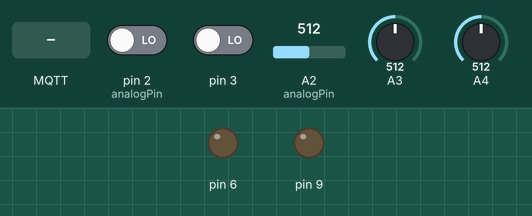
A sketch run on a simulated Arduino Uno, built with avr-gcc and run on an emulated ATmega328P. On the bench: output pins drawn as LEDs (lit = HIGH). Inputs (shaded band) come from the test bench; at power-on: pin 2 (analogPin) LOW, pin 3 LOW, A2 (analogPin) = 512, A3 = 512, A4 = 512. WiFi joins after 1.5 s; servers stay silent unless stated; no MQTT or app messages arrive unless stated; what the sketch prints to the serial monitor is not drawn.

Above: at 2.7 s.
2.8 s: MQTT message "1" arrives on the first subscribed topic
At 3.8 s:
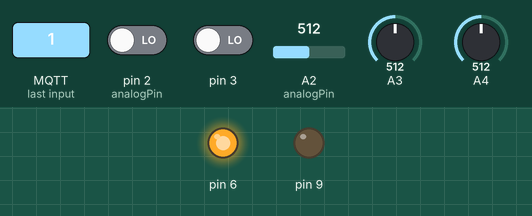
4.5 s: MQTT message "2" arrives on the first subscribed topic
At 5.4 s:
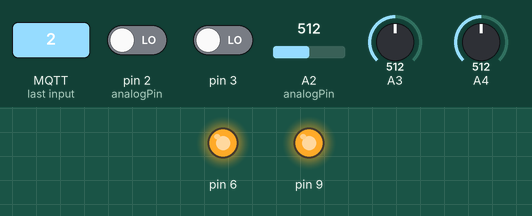
6.0 s: MQTT message "0" arrives on the first subscribed topic
At 6.9 s:
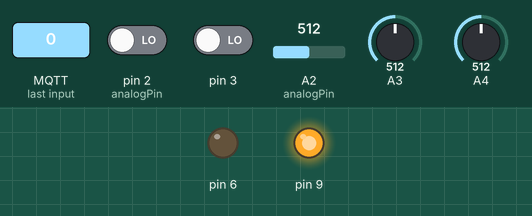
7.5 s: MQTT message "3" arrives on the first subscribed topic
At 8.4 s:
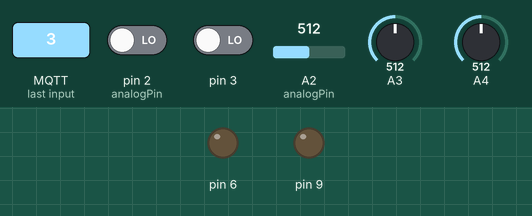
Timing chart, 0 to 10.0 s (numbered marks = the images above; inputs shaded):
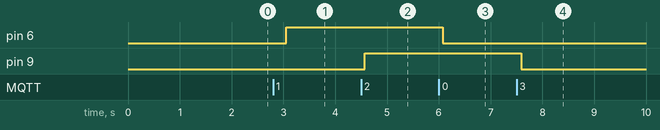

Measured:
- after the input at 2.8 s, pin 6: LOW → HIGH after 0.26 s
- after the input at 4.5 s, pin 9: LOW → HIGH after 0.07 s
- after the input at 6.0 s, pin 6: HIGH → LOW after 0.08 s
- after the input at 7.5 s, pin 9: HIGH → LOW after 0.09 s

The sketch:

MQTT_Ethernet_Completo.ino
```cpp
#include <Ethernet.h>
#include <PubSubClient.h>


// Direccion MAC
byte mac[] = { 0xDE, 0xAD, 0xBE, 0xEF, 0xFE, 0xED };

// IP del servidor
//IPAddress mqtt_server (5,196,95,208); // test.mosquito.org
IPAddress mqtt_server (192, 168, 0, 103);

// topicName es el Topic con el que trabajamos para publicar la informacion del canal
// analogico 2, que en este ejemplo, lo suponemos conectado a un sensor de temperatura
const char* topicName = "temperatura";

// tema es el topic que usaremos para suscribir a un estado encendido/apagado de una
// llave en la aplicacion Android IoT MQTT
const char* tema="estado";

// declaraciones de un objeto "ethClient" como cliente Ethernet para utilizar el shield Ethernet y
// el objeto "client" sobre la conexion Ethernet como nodo publicador IoT
EthernetClient ethClient;
PubSubClient client(ethClient);

int analogPin = 2;
int val = 0;


void setup()
{
  // Configuracion del puerto serie para reportar sobre el monitor del IDE de Arduino
  // si se establecio la configuracion Ethernet
  Serial.begin(9600);
  if (Ethernet.begin(mac) == 0) {
    Serial.println("Failed to configure Ethernet using DHCP");
     }

 // Configuracion de los pines de entrada y salida digital que se utilizaran
   pinMode(2,INPUT);
    pinMode(3,INPUT);
    pinMode(6,OUTPUT);
    pinMode(9,OUTPUT);

 // Configuracion del servidor (MQTT Broker) y el evento callback como suscriptor
  client.setServer(mqtt_server, 1883);
  client.setCallback(callback);
  }

void callback(char* tema, byte* payload, unsigned int length)
    {
 // como se espera informacion como texto ascii se comprueba la llegada del ascii del numero 0
 // o el numero 1, para apagar o encender el led en el pin 6, respectivamente
     if (payload[0]==49)
              {
                digitalWrite(6,1);
              }
          else if (payload[0]==48){
                digitalWrite(6,0);
              }

if (payload[0]==50)
              {
                digitalWrite(9,1);
              }
          else if (payload[0]==51){
                digitalWrite(9,0);
              }
    }
void loop()
{
  if (!client.connected()) {
    Serial.print("Connecting ...\n");
    client.connect("Arduino Client");
    client.subscribe(tema);
  }
  else {
    // Envio de la informacion correspondiente a los topics: "temperatura", "humedad", "viento"
    // correspondientes a las entradas analogicas 2,3 y 4 respectivamente
    val = analogRead(analogPin);
    Serial.print(map(val,0,1023,0,40));
    Serial.print(',');

    float temp = analogRead(2)/10;
    float humedad=analogRead(3)/10;
    float viento=analogRead(4)/10;
    char buffer[10];
    int estado;

    dtostrf(temp,0, 0, buffer);
    client.publish(topicName, buffer);
    dtostrf(humedad,0, 0, buffer); // va humedad en vez de V15
    client.publish("humedad", buffer); // va "humedad" en vez de V15
    dtostrf(viento,0, 0, buffer);
    client.publish("viento", buffer);

     // envio de los topics "luz1" y "luz2" con los estados ("0" o "1") de los pines digitales 2 y 3
     // respectivamente
     boolean luz=digitalRead(2);
        if (luz==true)
                { estado=1;}
        else
                {
                 estado=0;
                }
    dtostrf(estado,0, 0, buffer);
    client.publish("luz1",buffer);

    // estado del pin 3
    luz=digitalRead(3);
        if (luz==true)
                { estado=1;}
        else
                {
                 estado=0;
                }
    dtostrf(estado,0, 0, buffer);
    client.publish("luz2",buffer);
   }
  // Tiempo entre envios (en ms)
  delay(500);
    client.loop();
}
```
